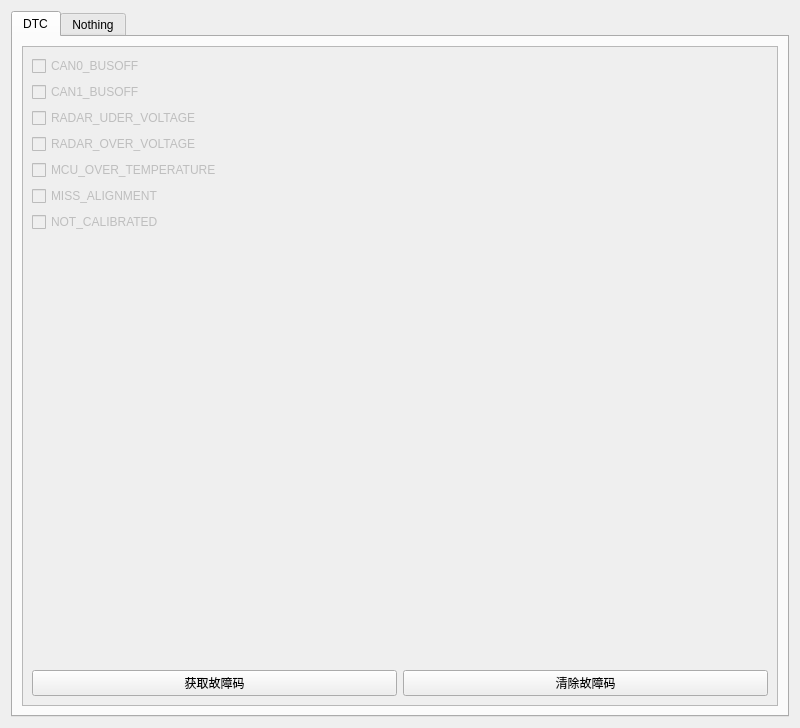
<?xml version="1.0" encoding="UTF-8"?>
<ui version="4.0">
 <class>eol_sub_more_window</class>
 <widget class="QWidget" name="eol_sub_more_window">
  <property name="geometry">
   <rect>
    <x>0</x>
    <y>0</y>
    <width>800</width>
    <height>728</height>
   </rect>
  </property>
  <property name="windowTitle">
   <string>Form</string>
  </property>
  <layout class="QGridLayout" name="gridLayout">
   <item row="0" column="0">
    <widget class="QTabWidget" name="more_tabWidget">
     <property name="currentIndex">
      <number>0</number>
     </property>
     <widget class="QWidget" name="tab">
      <attribute name="title">
       <string>DTC</string>
      </attribute>
      <layout class="QGridLayout" name="gridLayout_2">
       <item row="0" column="0">
        <widget class="QScrollArea" name="dtc_scrollArea">
         <property name="widgetResizable">
          <bool>true</bool>
         </property>
         <widget class="QWidget" name="scrollAreaWidgetContents">
          <property name="geometry">
           <rect>
            <x>0</x>
            <y>0</y>
            <width>750</width>
            <height>646</height>
           </rect>
          </property>
          <layout class="QGridLayout" name="gridLayout_3">
           <item row="2" column="1">
            <widget class="QPushButton" name="clear_err_pushButton">
             <property name="text">
              <string>清除故障码</string>
             </property>
            </widget>
           </item>
           <item row="0" column="0">
            <layout class="QVBoxLayout" name="verticalLayout">
             <item>
              <widget class="QCheckBox" name="bit0_checkBox">
               <property name="enabled">
                <bool>false</bool>
               </property>
               <property name="text">
                <string>CAN0_BUSOFF</string>
               </property>
              </widget>
             </item>
             <item>
              <widget class="QCheckBox" name="bit1_checkBox">
               <property name="enabled">
                <bool>false</bool>
               </property>
               <property name="text">
                <string>CAN1_BUSOFF</string>
               </property>
              </widget>
             </item>
             <item>
              <widget class="QCheckBox" name="bit2_checkBox">
               <property name="enabled">
                <bool>false</bool>
               </property>
               <property name="text">
                <string>RADAR_UDER_VOLTAGE</string>
               </property>
              </widget>
             </item>
             <item>
              <widget class="QCheckBox" name="bit3_checkBox">
               <property name="enabled">
                <bool>false</bool>
               </property>
               <property name="text">
                <string>RADAR_OVER_VOLTAGE</string>
               </property>
              </widget>
             </item>
             <item>
              <widget class="QCheckBox" name="bit4_checkBox">
               <property name="enabled">
                <bool>false</bool>
               </property>
               <property name="text">
                <string>MCU_OVER_TEMPERATURE</string>
               </property>
              </widget>
             </item>
             <item>
              <widget class="QCheckBox" name="bit5_checkBox">
               <property name="enabled">
                <bool>false</bool>
               </property>
               <property name="text">
                <string>MISS_ALIGNMENT</string>
               </property>
              </widget>
             </item>
             <item>
              <widget class="QCheckBox" name="bit6_checkBox">
               <property name="enabled">
                <bool>false</bool>
               </property>
               <property name="text">
                <string>NOT_CALIBRATED</string>
               </property>
              </widget>
             </item>
            </layout>
           </item>
           <item row="2" column="0">
            <widget class="QPushButton" name="get_err_pushButton">
             <property name="text">
              <string>获取故障码</string>
             </property>
            </widget>
           </item>
           <item row="1" column="0">
            <spacer name="verticalSpacer">
             <property name="orientation">
              <enum>Qt::Vertical</enum>
             </property>
             <property name="sizeHint" stdset="0">
              <size>
               <width>20</width>
               <height>40</height>
              </size>
             </property>
            </spacer>
           </item>
          </layout>
         </widget>
        </widget>
       </item>
      </layout>
     </widget>
     <widget class="QWidget" name="tab_2">
      <attribute name="title">
       <string>Nothing</string>
      </attribute>
     </widget>
    </widget>
   </item>
  </layout>
 </widget>
 <resources/>
 <connections/>
</ui>
